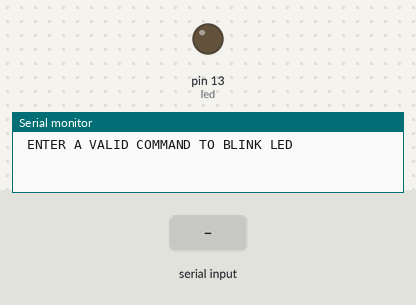
A sketch run on a simulated Arduino Uno, built with avr-gcc and run on an emulated ATmega328P. Parts: output pins drawn as LEDs (lit = HIGH), the last lines printed to the serial monitor. The test bench sets the inputs (shaded band).

Above: at 2.0 s.
2.1 s: "valid" received over Serial
At 4.2 s:
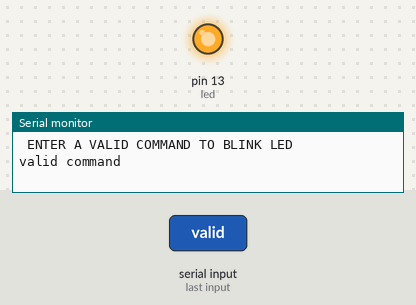
4.5 s: "1" received over Serial
At 5.9 s:
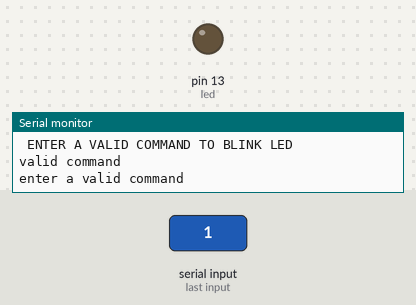
Timing chart, 0 to 7.5 s (numbered marks = the images above; inputs shaded):
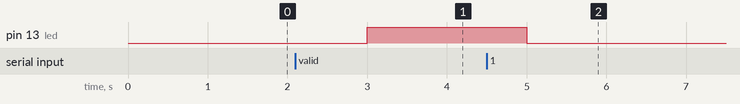

The sketch:

testgithub.ino
```cpp
/* simple code for string comparison
 *  if string is equal LED connected on the pin13  will ON
 *  and print valid command entered in the serial monitor
 *  if string is not equal LED is OFF and send a string to serial port as "to enter a valid command"
*/
int led =13;
void setup()
{
  pinMode(led, OUTPUT);
  Serial.begin(9600);
  Serial.println(" ENTER A VALID COMMAND TO BLINK LED");
}

void loop()
{
  char serialdata[15];
 int i=0;
 delay(1000);

 if (Serial.available() > 0)
 {
      while (Serial.available() > 0)
      {
        serialdata[i]=Serial.read(); //read data
        i++;
      }
      serialdata[i]='\0';
     validcommand(serialdata);
   }
}

void validcommand(char valid[])
{
  if (!strcmp(valid,"valid"))
  commandvalid();
  else
  notvalid();

}
void commandvalid()
{
  digitalWrite(led,HIGH);
  Serial.println("valid command");
}
void notvalid()
{
  digitalWrite(led,LOW);
  Serial.println("enter a valid command");

}
```

Measured:
- after the input at 2.1 s, pin 13 (led): LOW → HIGH after 0.90 s
- after the input at 4.5 s, pin 13 (led): HIGH → LOW after 0.50 s
